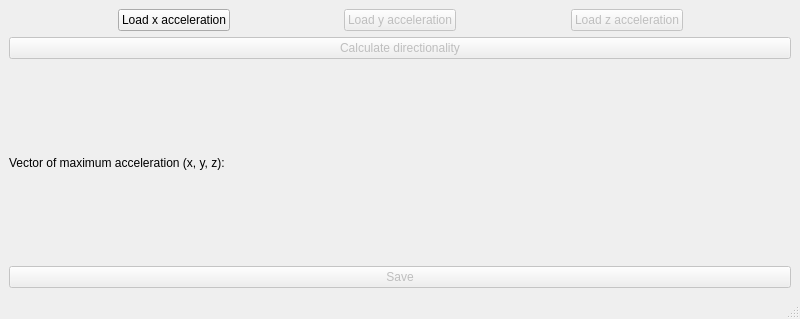
<?xml version="1.0" encoding="UTF-8"?>
<ui version="4.0">
 <class>MainWindow</class>
 <widget class="QMainWindow" name="MainWindow">
  <property name="geometry">
   <rect>
    <x>0</x>
    <y>0</y>
    <width>800</width>
    <height>319</height>
   </rect>
  </property>
  <property name="windowTitle">
   <string>MainWindow</string>
  </property>
  <widget class="QWidget" name="centralwidget">
   <layout class="QVBoxLayout" name="verticalLayout_2">
    <item>
     <layout class="QHBoxLayout" name="horizontalLayout">
      <item>
       <spacer name="horizontalSpacer">
        <property name="orientation">
         <enum>Qt::Horizontal</enum>
        </property>
        <property name="sizeHint" stdset="0">
         <size>
          <width>40</width>
          <height>20</height>
         </size>
        </property>
       </spacer>
      </item>
      <item>
       <widget class="QPushButton" name="loadx_button">
        <property name="text">
         <string>Load x acceleration</string>
        </property>
       </widget>
      </item>
      <item>
       <spacer name="horizontalSpacer_2">
        <property name="orientation">
         <enum>Qt::Horizontal</enum>
        </property>
        <property name="sizeHint" stdset="0">
         <size>
          <width>40</width>
          <height>20</height>
         </size>
        </property>
       </spacer>
      </item>
      <item>
       <widget class="QPushButton" name="loady_button">
        <property name="enabled">
         <bool>false</bool>
        </property>
        <property name="text">
         <string>Load y acceleration</string>
        </property>
       </widget>
      </item>
      <item>
       <spacer name="horizontalSpacer_3">
        <property name="orientation">
         <enum>Qt::Horizontal</enum>
        </property>
        <property name="sizeHint" stdset="0">
         <size>
          <width>40</width>
          <height>20</height>
         </size>
        </property>
       </spacer>
      </item>
      <item>
       <widget class="QPushButton" name="loadz_button">
        <property name="enabled">
         <bool>false</bool>
        </property>
        <property name="text">
         <string>Load z acceleration</string>
        </property>
       </widget>
      </item>
      <item>
       <spacer name="horizontalSpacer_4">
        <property name="orientation">
         <enum>Qt::Horizontal</enum>
        </property>
        <property name="sizeHint" stdset="0">
         <size>
          <width>40</width>
          <height>20</height>
         </size>
        </property>
       </spacer>
      </item>
     </layout>
    </item>
    <item>
     <widget class="QPushButton" name="calculate_button">
      <property name="enabled">
       <bool>false</bool>
      </property>
      <property name="text">
       <string>Calculate directionality</string>
      </property>
     </widget>
    </item>
    <item>
     <layout class="QHBoxLayout" name="horizontalLayout_2">
      <item>
       <widget class="QLabel" name="maxvector_label">
        <property name="text">
         <string>Vector of maximum acceleration (x, y, z): </string>
        </property>
       </widget>
      </item>
     </layout>
    </item>
    <item>
     <widget class="QPushButton" name="save_button">
      <property name="enabled">
       <bool>false</bool>
      </property>
      <property name="text">
       <string>Save</string>
      </property>
     </widget>
    </item>
   </layout>
  </widget>
  <widget class="QStatusBar" name="statusbar"/>
 </widget>
 <resources/>
 <connections/>
</ui>
